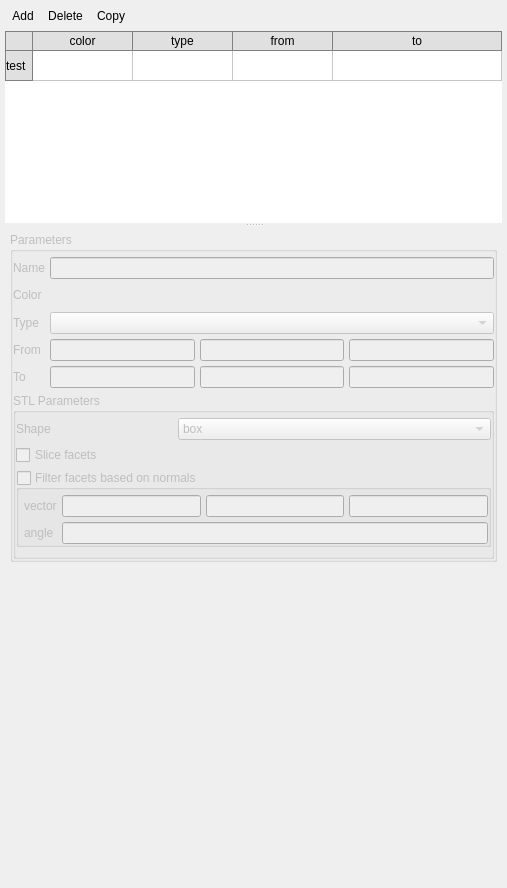
<?xml version="1.0" encoding="UTF-8"?>
<ui version="4.0">
 <class>regions</class>
 <widget class="QWidget" name="regions">
  <property name="geometry">
   <rect>
    <x>0</x>
    <y>0</y>
    <width>507</width>
    <height>888</height>
   </rect>
  </property>
  <layout class="QVBoxLayout" name="verticalLayout_2">
   <property name="spacing">
    <number>5</number>
   </property>
   <property name="margin">
    <number>5</number>
   </property>
   <item>
    <widget class="QFrame" name="frame_18">
     <property name="sizePolicy">
      <sizepolicy hsizetype="Preferred" vsizetype="Fixed">
       <horstretch>0</horstretch>
       <verstretch>0</verstretch>
      </sizepolicy>
     </property>
     <property name="frameShape">
      <enum>QFrame::NoFrame</enum>
     </property>
     <property name="frameShadow">
      <enum>QFrame::Plain</enum>
     </property>
     <layout class="QHBoxLayout" name="horizontalLayout_15">
      <property name="spacing">
       <number>0</number>
      </property>
      <property name="margin">
       <number>0</number>
      </property>
      <item>
       <widget class="QToolButton" name="toolbutton_region_add">
        <property name="text">
         <string>Add</string>
        </property>
        <property name="autoRaise">
         <bool>true</bool>
        </property>
       </widget>
      </item>
      <item>
       <widget class="QToolButton" name="toolbutton_region_delete">
        <property name="text">
         <string>Delete</string>
        </property>
        <property name="autoRaise">
         <bool>true</bool>
        </property>
       </widget>
      </item>
      <item>
       <widget class="QToolButton" name="toolbutton_region_copy">
        <property name="text">
         <string>Copy</string>
        </property>
        <property name="autoRaise">
         <bool>true</bool>
        </property>
       </widget>
      </item>
      <item>
       <spacer name="horizontalSpacer_5">
        <property name="orientation">
         <enum>Qt::Horizontal</enum>
        </property>
        <property name="sizeHint" stdset="0">
         <size>
          <width>342</width>
          <height>20</height>
         </size>
        </property>
       </spacer>
      </item>
     </layout>
    </widget>
   </item>
   <item>
    <widget class="QSplitter" name="splitter">
     <property name="enabled">
      <bool>true</bool>
     </property>
     <property name="sizePolicy">
      <sizepolicy hsizetype="Preferred" vsizetype="Expanding">
       <horstretch>0</horstretch>
       <verstretch>0</verstretch>
      </sizepolicy>
     </property>
     <property name="orientation">
      <enum>Qt::Vertical</enum>
     </property>
     <property name="childrenCollapsible">
      <bool>false</bool>
     </property>
     <widget class="Table" name="tablewidget_regions">
      <property name="sizePolicy">
       <sizepolicy hsizetype="Expanding" vsizetype="Minimum">
        <horstretch>0</horstretch>
        <verstretch>0</verstretch>
       </sizepolicy>
      </property>
      <property name="minimumSize">
       <size>
        <width>0</width>
        <height>0</height>
       </size>
      </property>
      <property name="maximumSize">
       <size>
        <width>16777215</width>
        <height>16777215</height>
       </size>
      </property>
      <property name="baseSize">
       <size>
        <width>0</width>
        <height>0</height>
       </size>
      </property>
      <property name="styleSheet">
       <string notr="true">QTableView{
  selection-background-color: #64B5F6;
  selection-color: white;
}

QTableCornerButton::section{
  border-style: none;
  border: 1px solid grey;
  background-color: #E0E0E0;
}

QHeaderView{
  background-color: white;
}

QHeaderView::section{
  background-color: #E0E0E0;
  border-style: none;
  border-right: 1px solid grey;
  border-bottom: 1px solid grey;
}

QHeaderView::section:horizontal{
  border-top: 1px solid grey;
}

QHeaderView::section:vertical{
  border-left: 1px solid grey;
  border-bottom: 1px solid grey;
}</string>
      </property>
      <property name="frameShape">
       <enum>QFrame::NoFrame</enum>
      </property>
      <property name="frameShadow">
       <enum>QFrame::Plain</enum>
      </property>
      <property name="lineWidth">
       <number>0</number>
      </property>
      <property name="editTriggers">
       <set>QAbstractItemView::NoEditTriggers</set>
      </property>
      <property name="selectionMode">
       <enum>QAbstractItemView::ExtendedSelection</enum>
      </property>
      <property name="selectionBehavior">
       <enum>QAbstractItemView::SelectRows</enum>
      </property>
      <attribute name="horizontalHeaderCascadingSectionResizes">
       <bool>false</bool>
      </attribute>
      <attribute name="horizontalHeaderStretchLastSection">
       <bool>true</bool>
      </attribute>
      <attribute name="verticalHeaderVisible">
       <bool>true</bool>
      </attribute>
      <attribute name="verticalHeaderCascadingSectionResizes">
       <bool>false</bool>
      </attribute>
      <attribute name="verticalHeaderStretchLastSection">
       <bool>false</bool>
      </attribute>
      <row>
       <property name="text">
        <string>test</string>
       </property>
      </row>
      <column>
       <property name="text">
        <string>color</string>
       </property>
      </column>
      <column>
       <property name="text">
        <string>type</string>
       </property>
      </column>
      <column>
       <property name="text">
        <string>from</string>
       </property>
      </column>
      <column>
       <property name="text">
        <string>to</string>
       </property>
      </column>
     </widget>
     <widget class="QWidget" name="widget_lowerPane" native="true">
      <property name="sizePolicy">
       <sizepolicy hsizetype="Preferred" vsizetype="Expanding">
        <horstretch>0</horstretch>
        <verstretch>1</verstretch>
       </sizepolicy>
      </property>
      <layout class="QVBoxLayout" name="verticalLayout">
       <property name="spacing">
        <number>5</number>
       </property>
       <property name="margin">
        <number>5</number>
       </property>
       <item>
        <widget class="QGroupBox" name="groupbox_region_parameters">
         <property name="enabled">
          <bool>false</bool>
         </property>
         <property name="sizePolicy">
          <sizepolicy hsizetype="Preferred" vsizetype="Fixed">
           <horstretch>0</horstretch>
           <verstretch>0</verstretch>
          </sizepolicy>
         </property>
         <property name="title">
          <string>Parameters</string>
         </property>
         <property name="flat">
          <bool>true</bool>
         </property>
         <layout class="QGridLayout" name="gridLayout_16">
          <property name="leftMargin">
           <number>0</number>
          </property>
          <property name="topMargin">
           <number>5</number>
          </property>
          <property name="rightMargin">
           <number>0</number>
          </property>
          <property name="bottomMargin">
           <number>0</number>
          </property>
          <property name="spacing">
           <number>5</number>
          </property>
          <item row="5" column="2">
           <widget class="LineEdit" name="lineedit_regions_to_y"/>
          </item>
          <item row="4" column="2">
           <widget class="LineEdit" name="lineedit_regions_from_y"/>
          </item>
          <item row="4" column="0">
           <widget class="QLabel" name="label_32">
            <property name="sizePolicy">
             <sizepolicy hsizetype="Preferred" vsizetype="Fixed">
              <horstretch>0</horstretch>
              <verstretch>0</verstretch>
             </sizepolicy>
            </property>
            <property name="text">
             <string>From</string>
            </property>
           </widget>
          </item>
          <item row="2" column="0">
           <widget class="QLabel" name="label_35">
            <property name="sizePolicy">
             <sizepolicy hsizetype="Preferred" vsizetype="Fixed">
              <horstretch>0</horstretch>
              <verstretch>0</verstretch>
             </sizepolicy>
            </property>
            <property name="text">
             <string>Type</string>
            </property>
           </widget>
          </item>
          <item row="4" column="1">
           <widget class="LineEdit" name="lineedit_regions_from_x"/>
          </item>
          <item row="2" column="1" colspan="3">
           <widget class="ComboBox" name="combobox_regions_type"/>
          </item>
          <item row="0" column="1" colspan="3">
           <widget class="LineEdit" name="lineedit_regions_name"/>
          </item>
          <item row="5" column="1">
           <widget class="LineEdit" name="lineedit_regions_to_x"/>
          </item>
          <item row="5" column="0">
           <widget class="QLabel" name="label_33">
            <property name="sizePolicy">
             <sizepolicy hsizetype="Preferred" vsizetype="Fixed">
              <horstretch>0</horstretch>
              <verstretch>0</verstretch>
             </sizepolicy>
            </property>
            <property name="text">
             <string>To</string>
            </property>
           </widget>
          </item>
          <item row="5" column="3">
           <widget class="LineEdit" name="lineedit_regions_to_z"/>
          </item>
          <item row="0" column="0">
           <widget class="QLabel" name="label_34">
            <property name="sizePolicy">
             <sizepolicy hsizetype="Preferred" vsizetype="Fixed">
              <horstretch>0</horstretch>
              <verstretch>0</verstretch>
             </sizepolicy>
            </property>
            <property name="text">
             <string>Name</string>
            </property>
           </widget>
          </item>
          <item row="4" column="3">
           <widget class="LineEdit" name="lineedit_regions_from_z"/>
          </item>
          <item row="1" column="0">
           <widget class="QLabel" name="label_4">
            <property name="sizePolicy">
             <sizepolicy hsizetype="Preferred" vsizetype="Fixed">
              <horstretch>0</horstretch>
              <verstretch>0</verstretch>
             </sizepolicy>
            </property>
            <property name="text">
             <string>Color</string>
            </property>
           </widget>
          </item>
          <item row="1" column="1">
           <widget class="QToolButton" name="toolbutton_color">
            <property name="text">
             <string/>
            </property>
            <property name="autoRaise">
             <bool>true</bool>
            </property>
           </widget>
          </item>
          <item row="7" column="0" colspan="4">
           <widget class="QGroupBox" name="groupbox_stl">
            <property name="enabled">
             <bool>false</bool>
            </property>
            <property name="sizePolicy">
             <sizepolicy hsizetype="Preferred" vsizetype="Fixed">
              <horstretch>0</horstretch>
              <verstretch>0</verstretch>
             </sizepolicy>
            </property>
            <property name="title">
             <string>STL Parameters</string>
            </property>
            <property name="flat">
             <bool>true</bool>
            </property>
            <layout class="QGridLayout" name="gridLayout">
             <property name="leftMargin">
              <number>0</number>
             </property>
             <property name="topMargin">
              <number>5</number>
             </property>
             <property name="rightMargin">
              <number>0</number>
             </property>
             <property name="spacing">
              <number>5</number>
             </property>
             <item row="2" column="0" colspan="3">
              <widget class="QGroupBox" name="groupbox_filter_facets">
               <property name="title">
                <string>Filter facets based on normals</string>
               </property>
               <property name="flat">
                <bool>true</bool>
               </property>
               <property name="checkable">
                <bool>true</bool>
               </property>
               <property name="checked">
                <bool>false</bool>
               </property>
               <layout class="QGridLayout" name="gridLayout_2">
                <property name="leftMargin">
                 <number>5</number>
                </property>
                <property name="topMargin">
                 <number>5</number>
                </property>
                <property name="rightMargin">
                 <number>0</number>
                </property>
                <property name="bottomMargin">
                 <number>0</number>
                </property>
                <property name="spacing">
                 <number>5</number>
                </property>
                <item row="0" column="0">
                 <widget class="QLabel" name="label_2">
                  <property name="sizePolicy">
                   <sizepolicy hsizetype="Preferred" vsizetype="Fixed">
                    <horstretch>0</horstretch>
                    <verstretch>0</verstretch>
                   </sizepolicy>
                  </property>
                  <property name="text">
                   <string>vector</string>
                  </property>
                 </widget>
                </item>
                <item row="0" column="3">
                 <widget class="LineEdit" name="lineedit_filter_z"/>
                </item>
                <item row="0" column="1">
                 <widget class="LineEdit" name="lineedit_filter_x"/>
                </item>
                <item row="0" column="2">
                 <widget class="LineEdit" name="lineedit_filter_y"/>
                </item>
                <item row="1" column="0">
                 <widget class="QLabel" name="label_3">
                  <property name="sizePolicy">
                   <sizepolicy hsizetype="Preferred" vsizetype="Fixed">
                    <horstretch>0</horstretch>
                    <verstretch>0</verstretch>
                   </sizepolicy>
                  </property>
                  <property name="text">
                   <string>angle</string>
                  </property>
                 </widget>
                </item>
                <item row="1" column="1" colspan="3">
                 <widget class="LineEdit" name="lineedit_deviation_angle"/>
                </item>
               </layout>
              </widget>
             </item>
             <item row="1" column="0" colspan="3">
              <widget class="CheckBox" name="checkbox_slice_facets">
               <property name="text">
                <string>Slice facets</string>
               </property>
              </widget>
             </item>
             <item row="0" column="0">
              <widget class="QLabel" name="label">
               <property name="sizePolicy">
                <sizepolicy hsizetype="Preferred" vsizetype="Fixed">
                 <horstretch>0</horstretch>
                 <verstretch>0</verstretch>
                </sizepolicy>
               </property>
               <property name="text">
                <string>Shape</string>
               </property>
              </widget>
             </item>
             <item row="0" column="1" colspan="2">
              <widget class="ComboBox" name="combobox_stl_shape">
               <item>
                <property name="text">
                 <string>box</string>
                </property>
               </item>
               <item>
                <property name="text">
                 <string>ellipsoid</string>
                </property>
               </item>
              </widget>
             </item>
            </layout>
           </widget>
          </item>
         </layout>
        </widget>
       </item>
       <item>
        <spacer name="verticalSpacer">
         <property name="orientation">
          <enum>Qt::Vertical</enum>
         </property>
         <property name="sizeType">
          <enum>QSizePolicy::Expanding</enum>
         </property>
         <property name="sizeHint" stdset="0">
          <size>
           <width>20</width>
           <height>40</height>
          </size>
         </property>
        </spacer>
       </item>
      </layout>
     </widget>
    </widget>
   </item>
  </layout>
 </widget>
 <customwidgets>
  <customwidget>
   <class>LineEdit</class>
   <extends>QLineEdit</extends>
   <header>mfix.widgets.base</header>
  </customwidget>
  <customwidget>
   <class>CheckBox</class>
   <extends>QCheckBox</extends>
   <header>mfix.widgets.base</header>
  </customwidget>
  <customwidget>
   <class>ComboBox</class>
   <extends>QComboBox</extends>
   <header>mfix.widgets.base</header>
  </customwidget>
  <customwidget>
   <class>Table</class>
   <extends>QTableWidget</extends>
   <header>mfix.widgets.base</header>
  </customwidget>
 </customwidgets>
 <tabstops>
  <tabstop>toolbutton_region_add</tabstop>
  <tabstop>toolbutton_region_delete</tabstop>
  <tabstop>toolbutton_region_copy</tabstop>
  <tabstop>tablewidget_regions</tabstop>
  <tabstop>lineedit_regions_name</tabstop>
  <tabstop>combobox_regions_type</tabstop>
  <tabstop>lineedit_regions_from_x</tabstop>
  <tabstop>lineedit_regions_to_x</tabstop>
  <tabstop>lineedit_regions_from_y</tabstop>
  <tabstop>lineedit_regions_to_y</tabstop>
  <tabstop>lineedit_regions_from_z</tabstop>
  <tabstop>lineedit_regions_to_z</tabstop>
  <tabstop>combobox_stl_shape</tabstop>
  <tabstop>checkbox_slice_facets</tabstop>
 </tabstops>
 <resources/>
 <connections/>
</ui>
